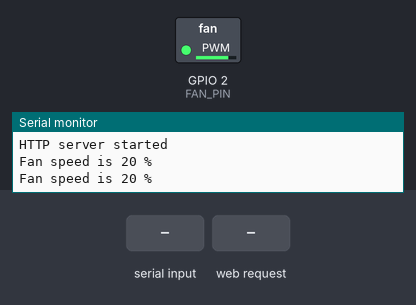
This sketch was run on a simulated ESP8266 (NodeMCU). Shown: switched loads named in the sketch (green lamp = pin HIGH), the last lines printed to the serial monitor. The inputs (shaded band) are chosen by the test bench. WiFi joins after 1.5 s; servers stay silent unless stated.

Above: at 2.7 s.
2.8 s: "S90\n" received over Serial
At 4.7 s:
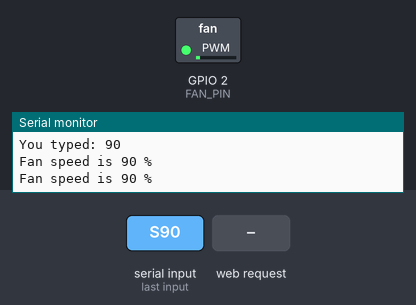
5.0 s: HTTP request GET /get received
6.5 s: "S,45\n" received over Serial
Timing chart, 0 to 9.5 s (numbered marks = the images above; inputs shaded):
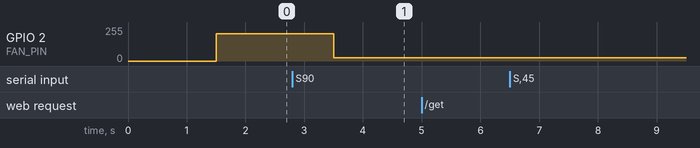

Measured:
- after the input at 2.8 s, GPIO 2 (FAN_PIN): 204/255 → 25/255 after 0.71 s

The sketch:

ESP_fan_controller.ino
```cpp
#include <Arduino.h>
#include <ESP8266WiFi.h>
#include <ESPAsyncTCP.h>
#include <ESPAsyncWebServer.h>
#include <AsyncElegantOTA.h>
#include <Wire.h>

AsyncWebServer server(80);

#define FAN_PIN 2
#define DELAY_TIME 1000 // time between measurements [ms]

// This next section specifies variables and constants needed by the code snippet to convert serial input from ASCII to int
#define numberOfDigits 3
char theNumberString[numberOfDigits + 1];
int input;

// HTML based manual Fan speed input
const char* PARAM_INPUT_1 = "input1";

// WiFi settings
const char* ssid = "SSID";   //replace with your SSID
const char* password = "PASS"; //password
String hostname = "Ventole_Einstein";

// Default Fan Speed
int fanSpeedPercent = 20;

// HTML WEB interface
const char index_html[] PROGMEM = R"rawliteral(
<!DOCTYPE HTML><html><head>
  <title>ControllerVentoleEinstein</title>
  <meta name="viewport" content="width=device-width, initial-scale=1">
  </head><body>
  <h2>Ciao! Sono l'ESP8266 che gestisce le ventole di Einstein (HP DL380p G8)</h2>
      <form action="/get">
        % manuale: <input type="number" name="input1">
        <input type="submit" value="Submit">
      </form><br>
  <style>
    html {font-family: Times New Roman; display: inline-block; text-align: center;}
    h2 {font-size: 2.0rem;}
    h3 {font-size: 2.0rem; color: #FF0000;}
  </style>

  <h2>Clicca qui sotto per aggiornare il firmware, o il secondo link per il sorgente.</h2>
  <a href='/update'>&#11014;&#65039; OTA Firmware_Update &#11014;&#65039;</a>
  <a href='https://github.com/francescocy/ESP_fan_controller'>&#128049;GitHub&#128025;</a><br><br>

</body></html>)rawliteral";

void notFound(AsyncWebServerRequest *request) {
  request->send(404, "text/plain", "Not found");
}

// the setup function runs once when you press reset or power the board
void setup(void) {
  pinMode(FAN_PIN, OUTPUT);
  analogWriteFreq(25000);
  Serial.begin(115200);
  WiFi.mode(WIFI_STA);
  //  WiFi.config(INADDR_NONE, INADDR_NONE, INADDR_NONE, INADDR_NONE);
  WiFi.setHostname(hostname.c_str()); //define hostname
  WiFi.begin(ssid, password);
  Serial.println("");

  // Wait for connection
  while (WiFi.status() != WL_CONNECTED) {
    delay(500);
    Serial.print(".");
  }
  Serial.println("");
  Serial.print("Connected to ");
  Serial.println(ssid);
  Serial.print("IP address: ");
  Serial.println(WiFi.localIP());

  // Send web page with input fields to client
  server.on("/", HTTP_GET, [](AsyncWebServerRequest * request) {
    request->send(200, "text/html", index_html);
  });

  // Send a GET request to <ESP_IP>/get?input1=<inputMessage>
server.on("/get", HTTP_GET, [] (AsyncWebServerRequest *request) {
    String inputMessage;
    String inputParam;
    // GET input1 value on <ESP_IP>/get?input1=<inputMessage>
    if (request->hasParam(PARAM_INPUT_1)) {
      inputMessage = request->getParam(PARAM_INPUT_1)->value();
      inputParam = inputMessage;
      if (inputMessage.toFloat() > 5 && inputMessage.toFloat() < 101) {
        fanSpeedPercent = inputMessage.toFloat();
      }
    }
  else {
      inputMessage = "No message sent";
      inputParam = "none";
    }
    Serial.print("Speed received from HTML page: " );
    Serial.println(inputMessage);
    request->send(200, "text/html", "HTTP GET request sent to your ESP on input field ("
                                     + inputParam + ") with value: " + inputMessage +
                                     "<br><a href=\"/\">Return to Home Page</a>");
  });
  server.onNotFound(notFound);
  AsyncElegantOTA.begin(&server);    // Start ElegantOTA
  server.begin();
  Serial.println("HTTP server started");
}

// the loop function runs over and over again forever
void loop() {
  // Check if a serial interface is running
  if(Serial.available()){
    // Check the first character: if it is "S" it will be followed by 3 digits for the fan speed
    // S025 = 25%
      if(Serial.read() == 'S')
        {
        for (int i = 0; i < numberOfDigits; theNumberString[i++] = Serial.read());
        theNumberString[numberOfDigits] = 0x00;
        input = atoi(theNumberString);
        Serial.print("You typed: " );
        Serial.println(input);
        if (input > 4 && input < 101) {
          fanSpeedPercent = input;
        }
        else {
          Serial.print("Fan Speed out of Range!" );
        }
      }
    }

  Serial.print("Fan speed is ");
  Serial.print(fanSpeedPercent);
  Serial.println(" %");

  Serial.println();

  analogWrite(FAN_PIN, ((100 - fanSpeedPercent) / 100.0) * 255);
  delay(1000);
}
```
